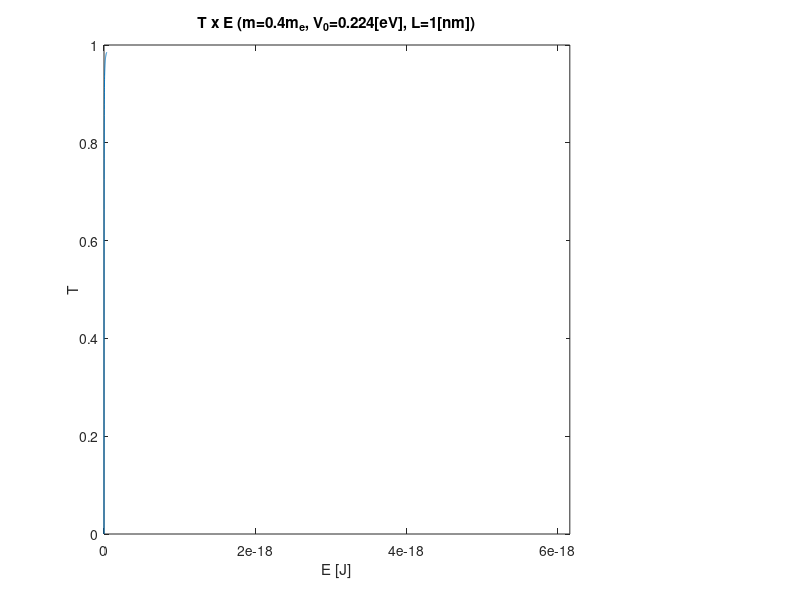

MATLAB code to generate this figure:
clear;
clc;

hbar = 6.62607015E-34;
me = 9.109E-31;
m = 0.4*me;
V0 = (224E-3)*(1.6022E-19);
L = 10E-10;

E = [0:0.01*V0:V0];

eta = E/V0;

alpha = sqrt(2*m*V0*(1-eta))/hbar;

T = (1 + ((sinh(alpha.*L)).^2)./(4*eta.*(1-eta)) ).^-1;

fig = figure(1)
plot(E,T);
title('T x E (m=0.4m_{e}, V_{0}=0.224[eV], L=1[nm])');
xlabel('E [J]');
ylabel('T');
xlim([0 V0]);
